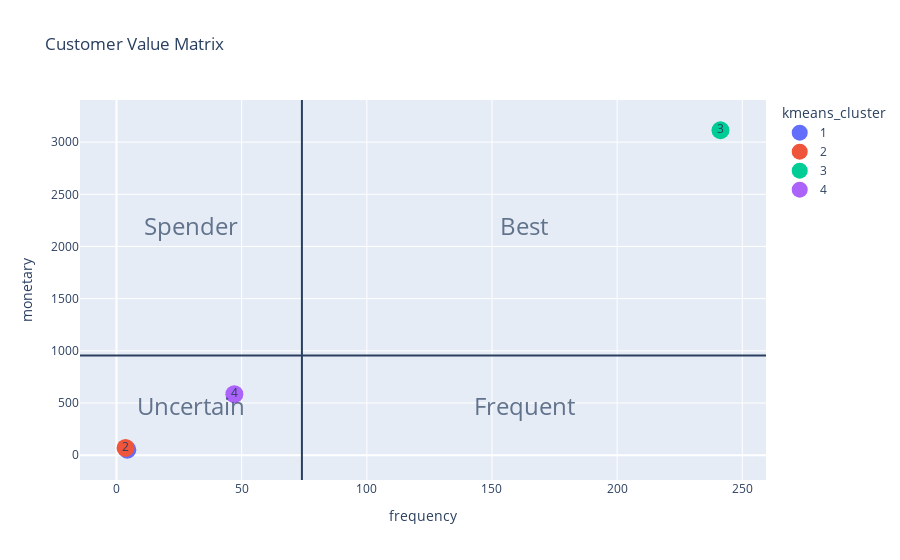

Source (notebook cell):
### Code cell
create_customer_matrix(rfmv_stats)

### Figure 1 — Plotly figure (JSON) as saved in the notebook; plotly's stock layout.template omitted (floating-point values rounded to 4 significant figures)
{"data": [{"hovertemplate": "kmeans_cluster=%{text}<br>frequency=%{x}<br>monetary=%{y}<extra></extra>", "legendgroup": "1", "marker": {"color": "#636efa", "size": 18, "symbol": "circle"}, "mode": "markers+text", "name": "1", "orientation": "v", "showlegend": true, "text": [1], "type": "scatter", "x": [4.332], "xaxis": "x", "y": [52.04], "yaxis": "y"}, {"hovertemplate": "kmeans_cluster=%{text}<br>frequency=%{x}<br>monetary=%{y}<extra></extra>", "legendgroup": "2", "marker": {"color": "#EF553B", "size": 18, "symbol": "circle"}, "mode": "markers+text", "name": "2", "orientation": "v", "showlegend": true, "text": [2], "type": "scatter", "x": [3.617], "xaxis": "x", "y": [69.12], "yaxis": "y"}, {"hovertemplate": "kmeans_cluster=%{text}<br>frequency=%{x}<br>monetary=%{y}<extra></extra>", "legendgroup": "3", "marker": {"color": "#00cc96", "size": 18, "symbol": "circle"}, "mode": "markers+text", "name": "3", "orientation": "v", "showlegend": true, "text": [3], "type": "scatter", "x": [241.3], "xaxis": "x", "y": [3114.0], "yaxis": "y"}, {"hovertemplate": "kmeans_cluster=%{text}<br>frequency=%{x}<br>monetary=%{y}<extra></extra>", "legendgroup": "4", "marker": {"color": "#ab63fa", "size": 18, "symbol": "circle"}, "mode": "markers+text", "name": "4", "orientation": "v", "showlegend": true, "text": [4], "type": "scatter", "x": [47.09], "xaxis": "x", "y": [584.2], "yaxis": "y"}], "layout": {"annotations": [{"font": {"size": 24}, "opacity": 0.7, "showarrow": false, "text": "Spender", "x": 29.63, "y": 2101.0, "yshift": 10}, {"font": {"size": 24}, "opacity": 0.7, "showarrow": false, "text": "Best", "x": 163.0, "y": 2101.0, "yshift": 10}, {"font": {"size": 24}, "opacity": 0.7, "showarrow": false, "text": "Uncertain", "x": 29.63, "y": 381.9, "yshift": 10}, {"font": {"size": 24}, "opacity": 0.7, "showarrow": false, "text": "Frequent", "x": 163.0, "y": 381.9, "yshift": 10}], "legend": {"title": {"text": "kmeans_cluster"}, "tracegroupgap": 0}, "shapes": [{"type": "line", "x0": 74.08, "x1": 74.08, "xref": "x", "y0": 0, "y1": 1, "yref": "y domain"}, {"type": "line", "x0": 0, "x1": 1, "xref": "x domain", "y0": 954.8, "y1": 954.8, "yref": "y"}], "title": {"text": "Customer Value Matrix"}, "xaxis": {"anchor": "y", "domain": [0, 1], "title": {"text": "frequency"}}, "yaxis": {"anchor": "x", "domain": [0, 1], "title": {"text": "monetary"}}}}
